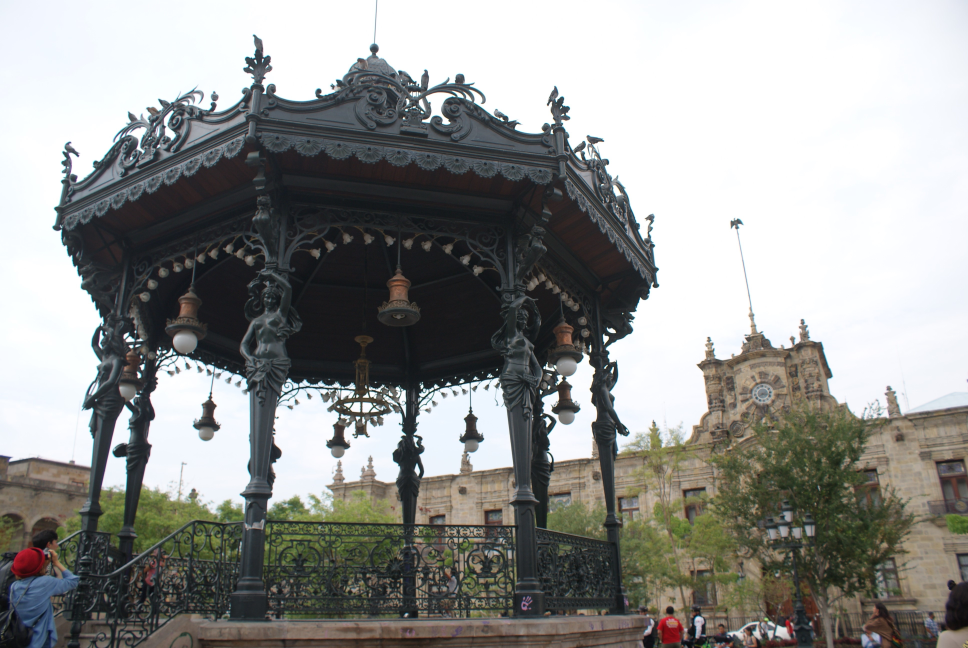
#> input picture 11.JPG, 3872 x 2592 px, found by its file name (shown at 1/4 size)
$ python dynamicprueba.py
#> lines starting #> are read from the running program, lines starting #| are printed output that depends on the picture
import matplotlib.pyplot as plt
import numpy as np
from PIL import Image


#IMAGEN 1
Imagen='11.jpg'
I=plt.imread(Imagen)
#> I is the input picture: shape (2592, 3872, 3); mean R, G, B 146.5, 147.4, 145
plt.title('Imagen original')
#3 procesamiento segmentacion
rgb = [0.2989, 0.5870, 0.1140]
ig = np.dot(I[...,:3], rgb)
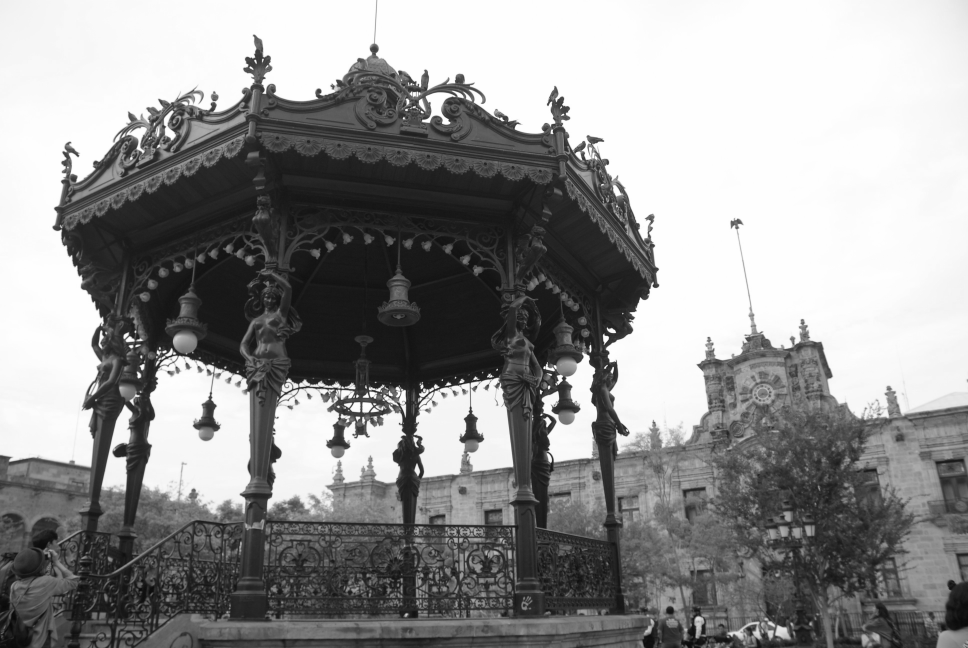
#> ig: shape (2592, 3872) float64 (shown at 1/4 size); min 2.35, max 255, mean 146.9
h1=[]
for x in range(len(ig)):
    for h in range(len(ig[x])):
            h1.append(ig[x][h])
#> after the loop, h1 = 10036224 items
h=0
imagen=[]
imagen1=list(ig)
#> imagen1 = 2592 items
print(len(imagen1[0][:]))
#| 3872
print(len(imagen1[:])) #len=2592
#| 2592

while h < len(imagen1[:])/2:
    x=0
    h2=[]
    while x< len(imagen1[h][:]):
        if x%2==0:
           h2.append(imagen1[h][x])
        x+=1
    print("la longitud de h2 es "  + str(len(h2)))
    imagen.append(h2)
    print("la longitud de la fila " + str(h) + ' es ' + str(len(imagen1[h][:])))
    h += 1
#> this loop made 1296 passes
#> (printed output is left out)
#> after the loop, h = 1296; imagen = 1296 items
print(len(imagen[0][:]))
print(len(imagen[:])) #len=2592

plt.imshow(imagen,cmap='gray')
plt.axis('off')
plt.savefig('segmentacion.png',bbox_inches='tight',pad_inches=0,dpi=1200)
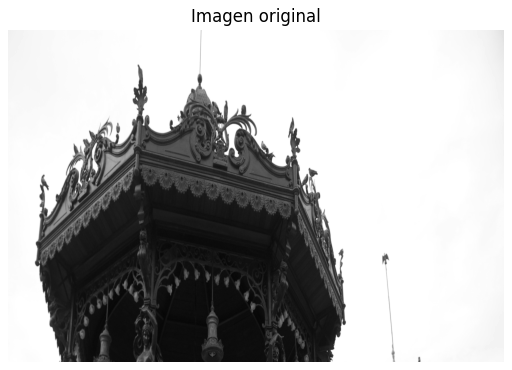
#> figure drawn by matplotlib, 1 panel
plt.title("Segmentacion por umbral")
plt.savefig('temp', bbox_inches='tight')
plt.show()
intervalos = range(round(min(h2)), round(max(h2)) + 2) #calculamos los extremos de los intervalos
plt.hist(x=h2, bins=intervalos, color='b', rwidth=0.85)
plt.xticks([0, 50, 100, 150, 200, 255],[0, 50, 100, 150, 200, 255])
plt.title('Histogram')
plt.xlabel('Intensity values')
plt.ylabel('Number of pixels')
plt.savefig('Histogramadesiluminado.png',dpi=1200)
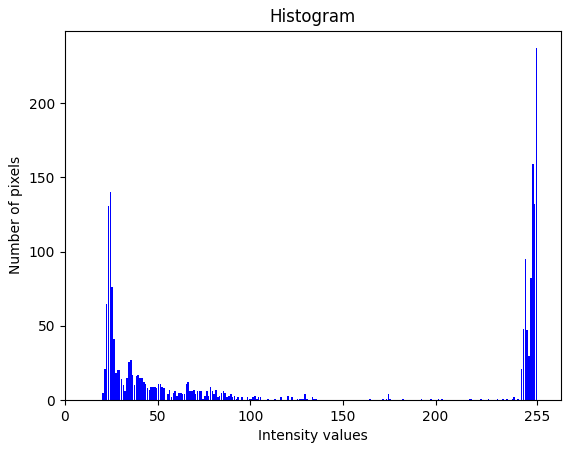
#> figure drawn by matplotlib, 1 panel; tallest bar 237 high, from x = 254.1 to 254.9
plt.show()
'''
while h < 1:
    x=0
    while x< len(ekg):
        if x%2==0:
            ekg.pop(x)
            Tiempo.pop(x)
        x+=1
    print("la longitud de la lista es " + str(len(Tiempo)))
    print("la longitud del vector es " + str(len(ekg)))
    h += 1


tempekg=[]
tempTi=[]
x=0
while x< len(ekg):
    tempekg.append(ekg[x])
    tempTi.append(Tiempo[x])
    x+=1
    if(x>=200):
            tempekg.pop(0)
            tempTi.pop(0)
    drawnow(makeFig)
    '''

$ run again, with 1.JPG copied over 11.JPG
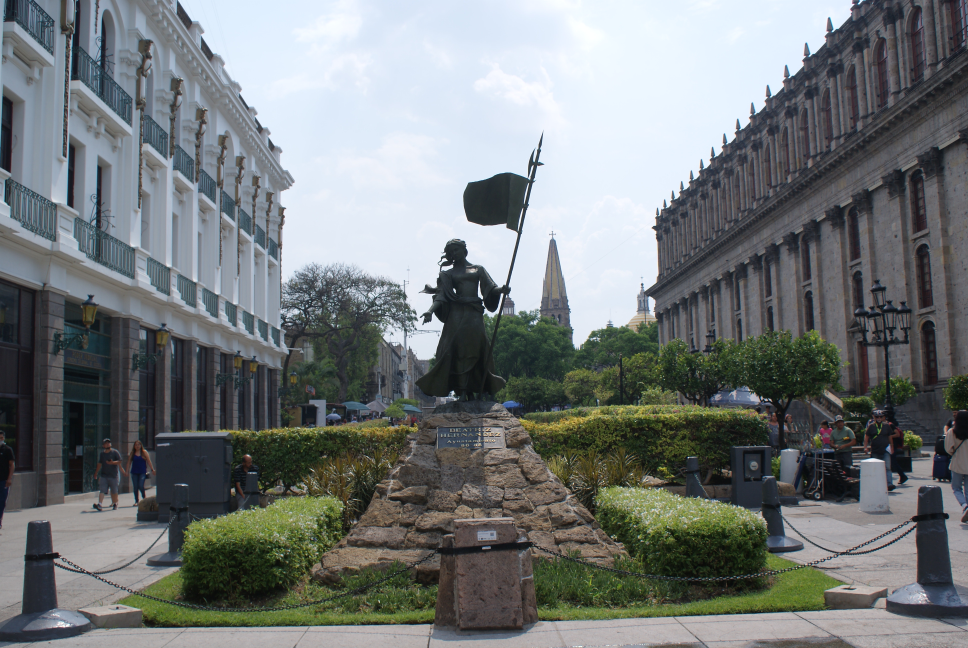
#> input picture 1.JPG, 3872 x 2592 px, found by its file name (shown at 1/4 size)
#> I is the input picture: shape (2592, 3872, 3); mean R, G, B 116.6, 121.4, 121.7
#> `ig = np.dot(I[...,:3], rgb)`:
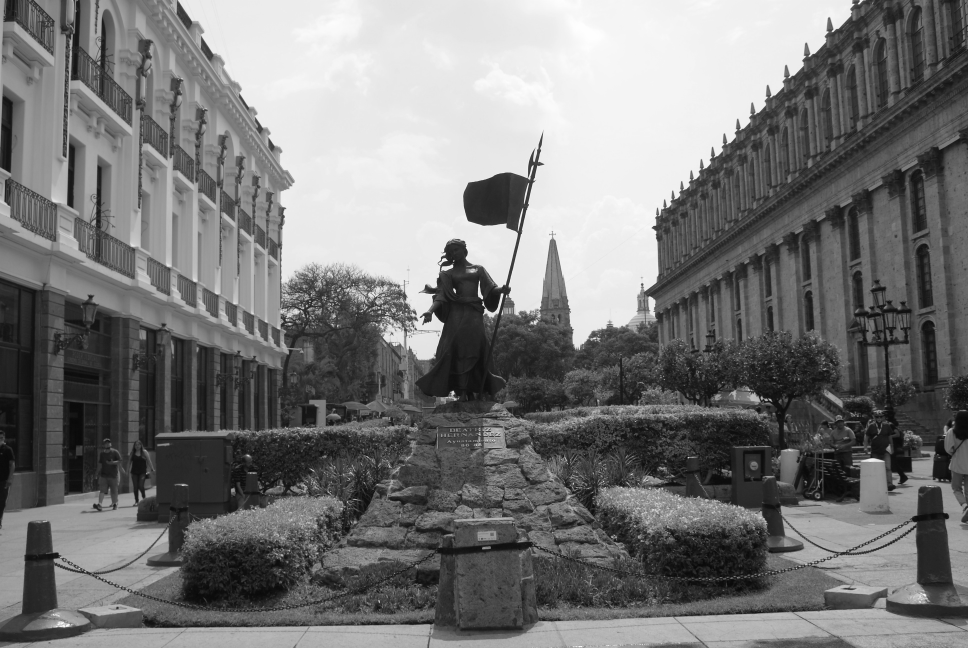
#> ig: shape (2592, 3872) float64 (shown at 1/4 size); min 1.47, max 255, mean 120
#> after the loop `for x in range(len(ig)):`: h1 = 10036224 items
#> imagen1 = 2592 items
#| 3872
#| 2592
#> the loop `while h < len(imagen1[:])/2:` made 1296 passes
#| la longitud de h2 es 1936
#| la longitud de la fila 0 es 3872
#| la longitud de h2 es 1936
#| la longitud de la fila 1 es 3872
#| la longitud de h2 es 1936
#| la longitud de la fila 2 es 3872
#> (further printed lines are left out)
#> after the loop `while h < len(imagen1[:])/2:`: h = 1296; imagen = 1296 items
#> `plt.savefig('Histogramadesiluminado.png',dpi=1200)`:
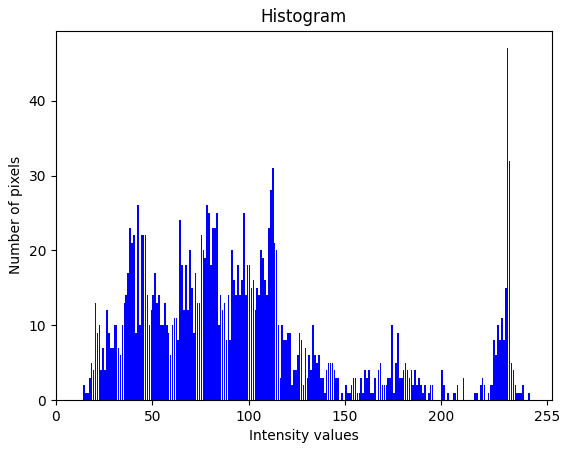
#> figure drawn by matplotlib, 1 panel; tallest bar 47 high, from x = 234.1 to 234.9

$ run again, with 19.JPG copied over 11.JPG
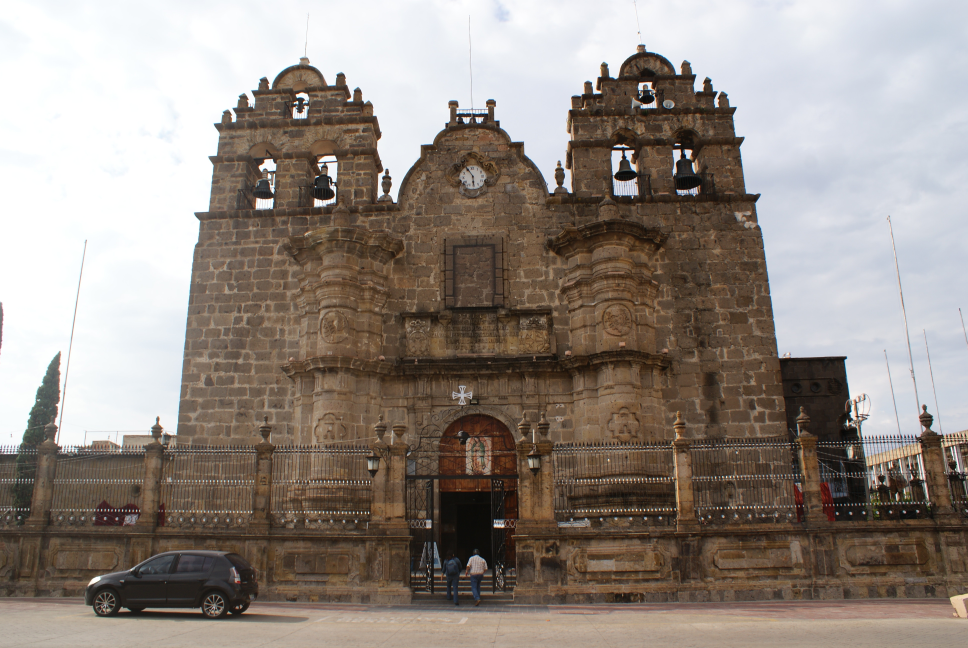
#> input picture 19.JPG, 3872 x 2592 px, found by its file name (shown at 1/4 size)
#> I is the input picture: shape (2592, 3872, 3); mean R, G, B 147.3, 137.5, 130.1
#> `ig = np.dot(I[...,:3], rgb)`:
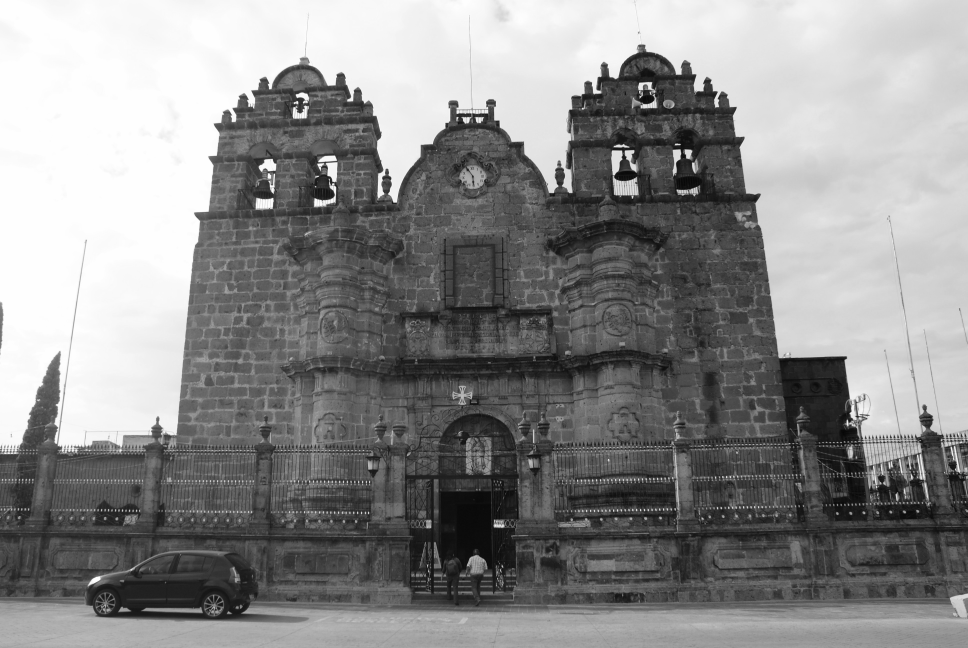
#> ig: shape (2592, 3872) float64 (shown at 1/4 size); min 1, max 255, mean 139.6
#> after the loop `for x in range(len(ig)):`: h1 = 10036224 items
#> imagen1 = 2592 items
#| 3872
#| 2592
#> the loop `while h < len(imagen1[:])/2:` made 1296 passes
#| la longitud de h2 es 1936
#| la longitud de la fila 0 es 3872
#| la longitud de h2 es 1936
#| la longitud de la fila 1 es 3872
#| la longitud de h2 es 1936
#| la longitud de la fila 2 es 3872
#> (further printed lines are left out)
#> after the loop `while h < len(imagen1[:])/2:`: h = 1296; imagen = 1296 items
#> `plt.savefig('Histogramadesiluminado.png',dpi=1200)`:
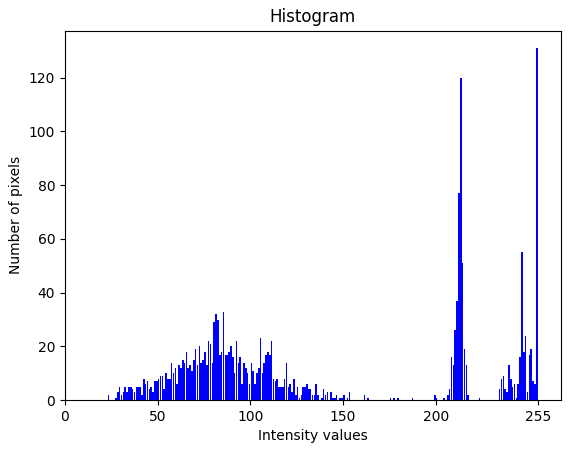
#> figure drawn by matplotlib, 1 panel; tallest bar 131 high, from x = 254.1 to 254.9

$ run again, with 2.JPG copied over 11.JPG
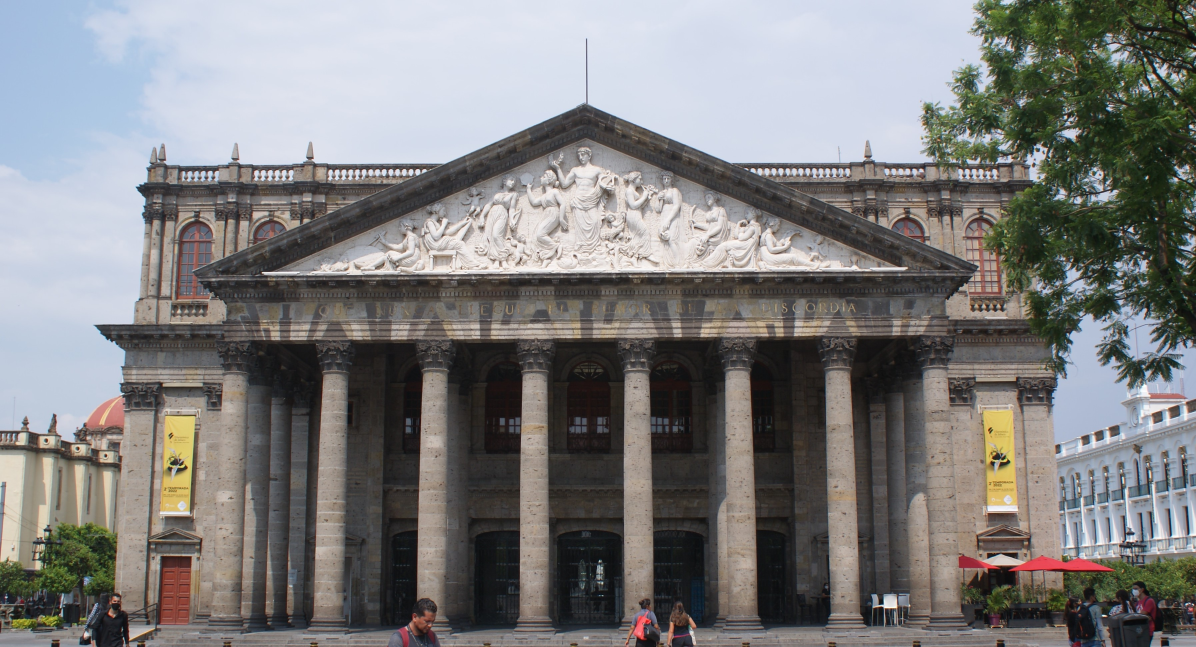
#> input picture 2.JPG, 3587 x 1941 px, found by its file name (shown at 1/3 size)
#> I is the input picture: shape (1941, 3587, 3); mean R, G, B 126, 125.3, 124.9
#> `ig = np.dot(I[...,:3], rgb)`:
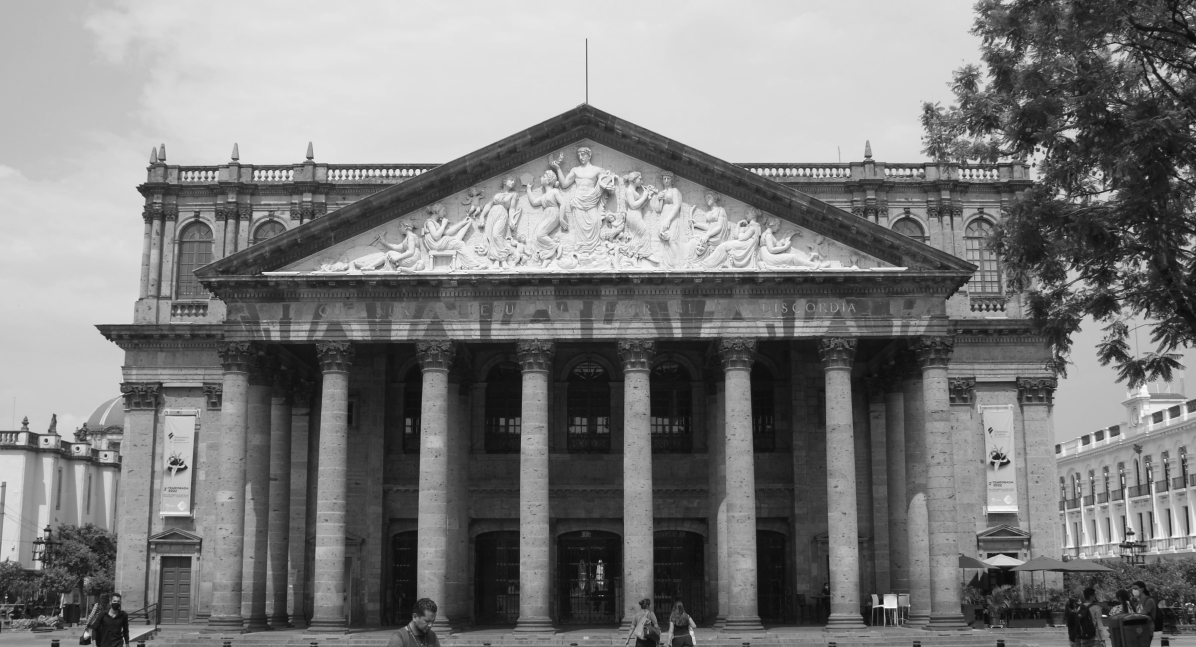
#> ig: shape (1941, 3587) float64 (shown at 1/3 size); min 5.93, max 255, mean 125.5
#> after the loop `for x in range(len(ig)):`: h1 = 6962367 items
#> imagen1 = 1941 items
#| 3587
#| 1941
#> the loop `while h < len(imagen1[:])/2:` made 971 passes
#| la longitud de h2 es 1794
#| la longitud de la fila 0 es 3587
#| la longitud de h2 es 1794
#| la longitud de la fila 1 es 3587
#| la longitud de h2 es 1794
#| la longitud de la fila 2 es 3587
#> (further printed lines are left out)
#> after the loop `while h < len(imagen1[:])/2:`: h = 971; imagen = 971 items
#> `plt.savefig('Histogramadesiluminado.png',dpi=1200)`:
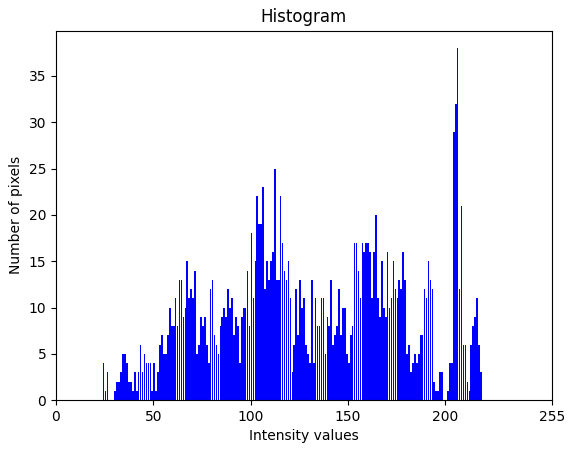
#> figure drawn by matplotlib, 1 panel; tallest bar 38 high, from x = 206.1 to 206.9
